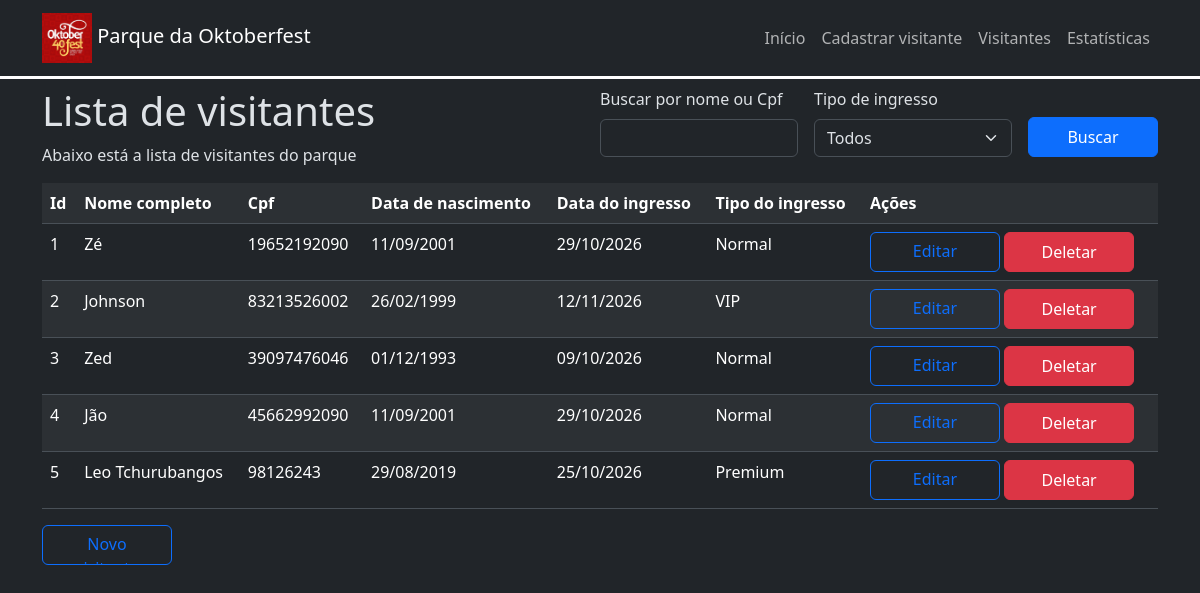
Page /visitors/ on the earlier database version.
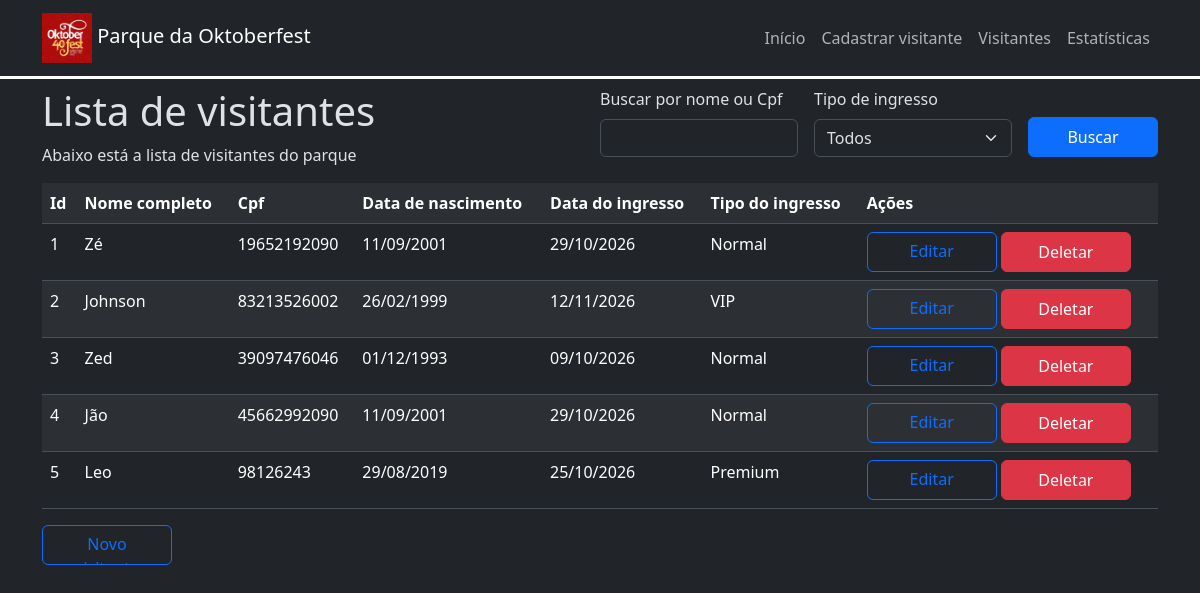
Same page on the later database version.
### app/models.py (models this page shows, shortened)
class Visitor(models.Model):
    first_name = models.CharField(max_length=100)
    last_name = models.CharField(max_length=100)
    cpf = models.CharField(max_length=11)
    birth_date = models.DateField()
    ticket_date = models.DateField()
    ticket_type = models.IntegerField(choices=TicketType.choices)
    ticket_number = models.CharField(255)

### app/views.py (the view)
# urls.py: path('visitors/', views.visitors, name='visitors'),
def visitors(request):
    search = request.GET.get('name_or_cpf', '').strip()
    ticket_type = request.GET.get('ticket_type', '0')
    visitors = Visitor.objects.all()
    visitors = visitors.filter(
        Q(first_name__icontains=search)
        | Q(last_name__icontains=search)
        | Q(cpf__contains=search)
    )
    valid_types = {str(value) for value in TicketType.values}
    ticket_type_int = int(ticket_type)
    if ticket_type in valid_types:
        visitors = visitors.filter(ticket_type=ticket_type_int)
    response = {
        'visitors': visitors,
        'search': search,
        'ticket_type': ticket_type_int
    }
    return render(request, 'visitors.html', response)

### app/templates/visitors.html (shortened to what this page needs)
{% extends 'base.html' %}
{% block content %}
<div>
    <div class="d-flex">
        <div class="col">
            <h1>Lista de visitantes</h1>
            <p>Abaixo está a lista de visitantes do parque</p>
        </div>
        <div class="col">
            <form action="" method="get">
                <div class="d-flex gap-3 align-items-end">
                    <div class="col">
                        <label for="name_or_cpf" class="form-label">Buscar por nome ou Cpf</label>
                        <input type="text" class="form-control" id="name_or_cpf" name="name_or_cpf" value="{{ search }}">
                    </div>
                    <div class="col">
                        <label for="ticket_type" class="form-label">Tipo de ingresso</label>
                        <select name="ticket_type" id="ticket_type" class="form-select">
                            <option value="0" {% if ticket_type == 0 %} selected {% endif %}>Todos</option>
                        </select>
                    </div>
                    <input type="submit" value="Buscar" class="btn btn-primary btn-custom">
                </div>
            </form>
        </div>
    </div>
    <div class="table-responsive">
        <table class="table table-striped">
            <tr>
                <th>Id</th>
                <th>Nome completo</th>
                <th>Cpf</th>
                <th>Data de nascimento</th>
                <th>Data do ingresso</th>
                <th>Tipo do ingresso</th>
                <th>Ações</th>
            </tr>
            {% for visitor in visitors %}
            <tr>
                <td>{{ visitor.id }}</td>
                <td>{{ visitor.first_name }} {{ visitor.last_name }}</td>
                <td>{{ visitor.cpf }}</td>
                <td>{{ visitor.birth_date|date:"d/m/Y" }}</td>
                <td>{{ visitor.ticket_date|date:"d/m/Y" }}</td>
                <td>{{ visitor.get_ticket_type_display }}</td>
                <td>
                    <a href="./update/{{ visitor.id }}/" class="btn btn-outline-primary btn-custom">Editar</a>
                    <button class="btn btn-danger btn-custom" data-bs-toggle="modal" data-bs-target="#delete_modal"
                        data-visitor-name="{{ visitor.first_name }} {{ visitor.last_name }}"
                        data-visitor-id="{{ visitor.id }}">Deletar</button>
                </td>
            </tr>
            {% endfor %}
        </table>
        <a class="btn btn-outline-primary btn-custom" href="./create/">Novo visitante</a>
    </div>
</div>
{% endblock %}

Differences in the rows shown:
changed Visitor "Leo": last_name "Tchurubangos" → (not shown)
